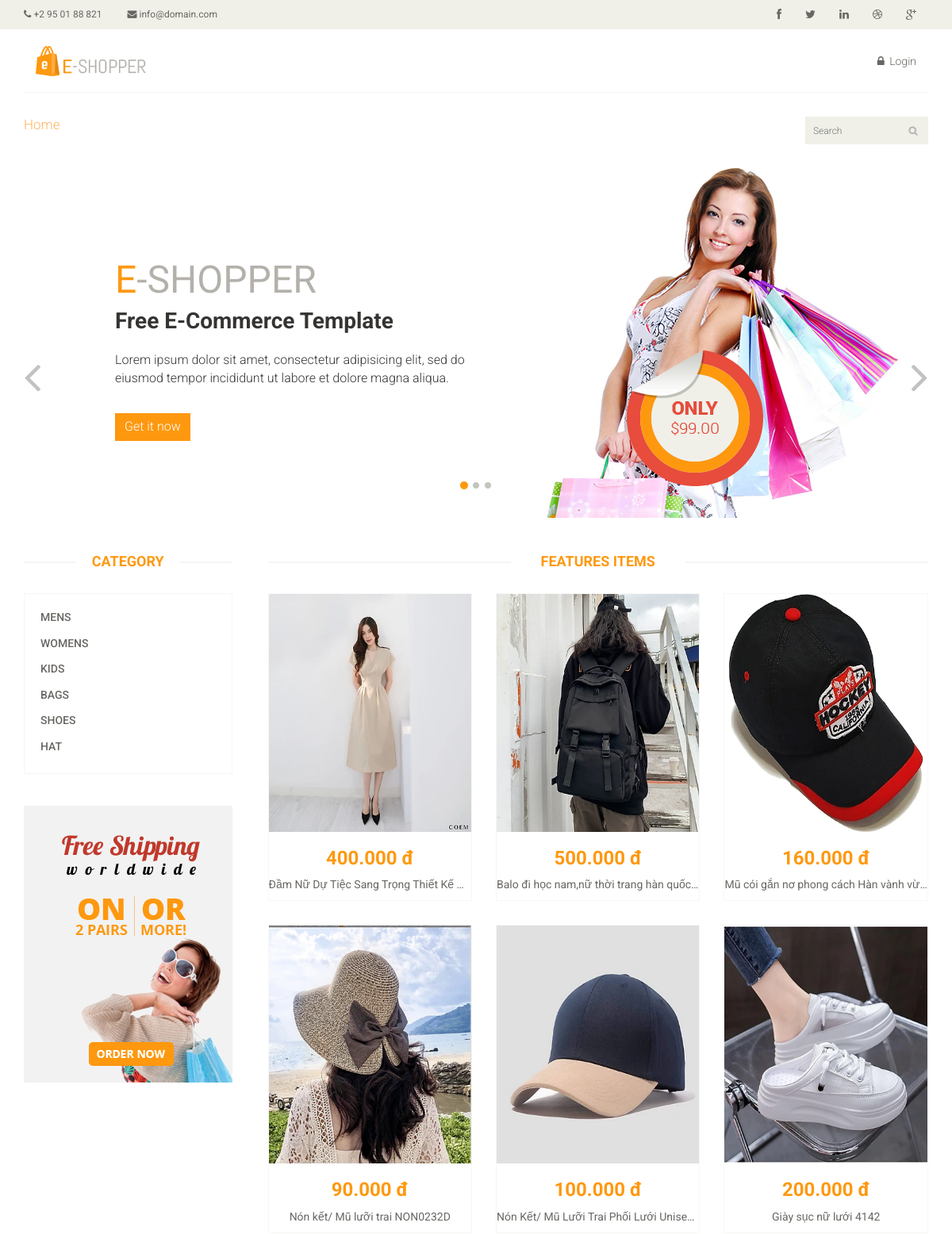
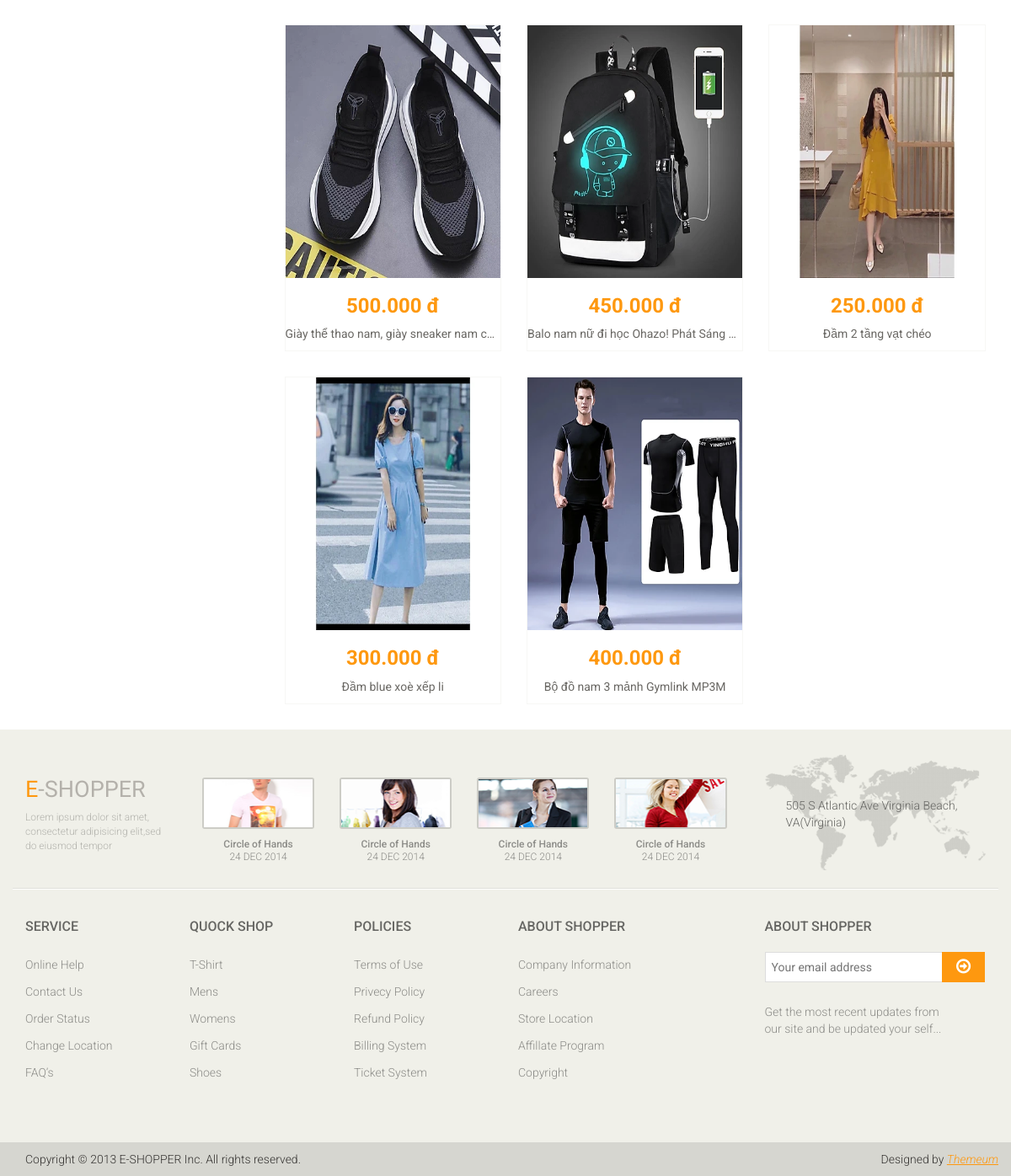
Screenshot of /products/ with the database file from the repository (2 pictures, top to bottom).
### products/models.py (models this page shows, shortened)
class Category(models.Model):
    name =models.CharField(max_length=30)
    description = models.TextField(null=True, blank=True)

class Product(models.Model):
    img = models.ImageField(null=True,upload_to='product')
    name =models.CharField(max_length=50)
    description = models.TextField(null=True, blank=True,max_length=1000)
    price =models.FloatField()
    quantity =models.IntegerField(null=True)
    category = models.ForeignKey(Category, on_delete=models.CASCADE)
    discount =models.IntegerField(null=True, default=0)
    size = models.CharField(max_length=100, null=True)
    updated = models.DateTimeField(auto_now=True)
    created = models.DateTimeField(auto_now_add=True)
    class Meta:
        ordering = ['-updated', '-created']

### products/views.py (the view)
# urls.py: path('', views.list, name="home-product"),
def list(request, category_id=None):
    if (category_id == None):
        products = Product.objects.all()
    else:
        products = Product.objects.filter( category_id =category_id)
    category = Category.objects.all()
    context = {'product': products, 'category': category}
    return render(request, 'products/index.html', context)

### templates/products/index.html (shortened to what this page needs)
{% extends "base.html" %}
{% load static %}
{% block content %}
{%if user.is_staff %}
{%else%}
<section id="slider">
	<div class="container">
		<div class="row">
			<div class="col-sm-12">
				<div id="slider-carousel" class="carousel slide" data-ride="carousel">
					<ol class="carousel-indicators">
						<li data-target="#slider-carousel" data-slide-to="0" class="active"></li>
						<li data-target="#slider-carousel" data-slide-to="1"></li>
						<li data-target="#slider-carousel" data-slide-to="2"></li>
					</ol>
					<div class="carousel-inner">
						<div class="item active">
							<div class="col-sm-6">
								<h1><span>E</span>-SHOPPER</h1>
								<h2>Free E-Commerce Template</h2>
								<p>Lorem ipsum dolor sit amet, consectetur adipisicing elit, sed do eiusmod tempor incididunt ut labore et dolore magna aliqua. </p>
								<button type="button" class="btn btn-default get">Get it now</button>
							</div>
							<div class="col-sm-6">
								<img src="{% static '/images/home/girl1.jpg' %}" class="girl img-responsive" alt="" />
								<img src="{% static '/images/home/pricing.png' %}"  class="pricing" alt="" />
							</div>
						</div>
					</div>
					<a href="#slider-carousel" class="left control-carousel hidden-xs" data-slide="prev">
						<i class="fa fa-angle-left"></i>
					</a>
					<a href="#slider-carousel" class="right control-carousel hidden-xs" data-slide="next">
						<i class="fa fa-angle-right"></i>
					</a>
				</div>
			</div>
		</div>
	</div>
</section>
{%endif%}
<section>
	<div class="container">
		<div class="row">
			<div class="col-sm-3">
				<div class="left-sidebar">
					<h2>Category</h2>
					<div class="panel-group category-products" id="accordian">
						{% for cago in category %}
						<div class="panel panel-default">
							<div class="panel-heading">
								<h4 class="panel-title"><a href="/products/category/{{cago.id}}">{{cago.name}}</a></h4>
							</div>
						</div>
						{% endfor %}
					</div>
					<div class="shipping text-center">
						<img src="{% static '/images/home/shipping.jpg' %}" alt="" />
					</div>
				</div>
			</div>
			<div class="col-sm-9 padding-right">
				<div class="features_items">
					{%if user.is_staff %}
					<div class="title text-center  ">
						<a class="btn btn-default add-to-cart" href="/products/create-product/"  >ADD PRODUCT</a>
					</div>
					{%else%}
						<h2 class="title text-center">Features Items</h2>
					{%endif%}
					{% for pro in product %}
					<div class="col-sm-4">
						<div class="product-image-wrapper">
							<div class="single-products">
									<div class="productinfo text-center" >
										<img style=" height: 300px" src="{{pro.img.url}}" />
										<h2>{{pro.price|floatformat:3}} đ</h2>
										<p style ="white-space: nowrap; overflow: hidden; text-overflow: ellipsis;">{{pro.name}}</p>
									</div>
									<div class="product-overlay">
										<div class="overlay-content">
										</div>
									</div>
							</div>
						</div>
					</div>
					{% endfor %}
				</div>
			</div>
		</div>
	</div>
</section>
{% endblock %}

### templates/base.html (shortened to what this page needs)
<!DOCTYPE html>
{% load static %}
<html lang="en">
<head>
    <link href="{% static 'css/bootstrap.min.css' %}" rel="stylesheet">
    <link href="{% static 'css/font-awesome.min.css' %}" rel="stylesheet">
    <link href="{% static 'css/prettyPhoto.css' %}" rel="stylesheet">
    <link href="{% static 'css/price-range.css' %}" rel="stylesheet">
    <link href="{% static 'css/animate.css' %}" rel="stylesheet">
	<link href="{% static 'css/main.css' %}" rel="stylesheet">
	<link href="{% static 'css/responsive.css' %}" rel="stylesheet">
</head>
<body>
    <header id="header">
		<div class="header_top">
			<div class="container">
				<div class="row">
					<div class="col-sm-6">
						<div class="contactinfo">
							<ul class="nav nav-pills">
								<li><a href="#"><i class="fa fa-phone"></i> +2 95 01 88 821</a></li>
								<li><a href="#"><i class="fa fa-envelope"></i> info@domain.com</a></li>
							</ul>
						</div>
					</div>
					<div class="col-sm-6">
						<div class="social-icons pull-right">
							<ul class="nav navbar-nav">
								<li><a href="#"><i class="fa fa-facebook"></i></a></li>
								<li><a href="#"><i class="fa fa-twitter"></i></a></li>
								<li><a href="#"><i class="fa fa-linkedin"></i></a></li>
								<li><a href="#"><i class="fa fa-dribbble"></i></a></li>
								<li><a href="#"><i class="fa fa-google-plus"></i></a></li>
							</ul>
						</div>
					</div>
				</div>
			</div>
		</div>
		<div class="header-middle">
			<div class="container">
				<div class="row">
					<div class="col-md-4 clearfix">
						<div class="logo pull-left">
							<a href="/products"><img src="{% static '/images/home/logo.png' %}" alt="" /></a>
						</div>
					</div>
					<div class="col-md-8 clearfix">
						<div class="shop-menu clearfix pull-right">
							<ul class="nav navbar-nav">
								{%if user.username %}
									{%if user.is_staff %}
									<li> <a href=""><i class="fa fa-user"></i>{{user.username}}</a></li>
									<li> <a href="/logout"><i class="fa fa-lock"></i> Logout</a></li>
									{%else%}
									<li><a href="/orders/cart"><i class="fa fa-shopping-cart"></i> Cart</a></li>
									<li> <a href="/profile"><i class="fa fa-user"></i>{{user.username}}</a></li>
									<li> <a href="/logout"><i class="fa fa-lock"></i> Logout</a></li>
									{%endif%}
								{%else%}
								<li><a href="../"><i class="fa fa-lock"></i> Login</a></li>
								{%endif%}
							</ul>
						</div>
					</div>
				</div>
			</div>
		</div>
		<div class="header-bottom">
			<div class="container">
				<div class="row">
					<div class="col-sm-9">
						<div class="mainmenu pull-left">
							<ul class="nav navbar-nav collapse navbar-collapse">
								<li><a href="/products" class="active">Home</a></li>
							</ul>
						</div>
					</div>
					<div class="col-sm-3">
						<div class="search_box pull-right">
							<form action='/search/' method='GET' >
								<input type="text" name='q' placeholder="Search"/>
							</form>
						</div>
					</div>
				</div>
			</div>
		</div>
	</header>
    {% block content %}
    {% endblock %}
    <footer id="footer">
		<div class="footer-top">
			<div class="container">
				<div class="row">
					<div class="col-sm-2">
						<div class="companyinfo">
							<h2><span>e</span>-shopper</h2>
							<p>Lorem ipsum dolor sit amet, consectetur adipisicing elit,sed do eiusmod tempor</p>
						</div>
					</div>
					<div class="col-sm-7">
						<div class="col-sm-3">
							<div class="video-gallery text-center">
								<a href="#">
									<div class="iframe-img">
										<img src="{% static 'images/home/iframe1.png' %}" alt="" />
									</div>
								</a>
								<p>Circle of Hands</p>
								<h2>24 DEC 2014</h2>
							</div>
						</div>
						<div class="col-sm-3">
							<div class="video-gallery text-center">
								<a href="#">
									<div class="iframe-img">
										<img src="{% static 'images/home/iframe2.png' %}" alt="" />
									</div>
								</a>
								<p>Circle of Hands</p>
								<h2>24 DEC 2014</h2>
							</div>
						</div>
						<div class="col-sm-3">
							<div class="video-gallery text-center">
								<a href="#">
									<div class="iframe-img">
										<img src="{% static 'images/home/iframe3.png' %}" alt="" />
									</div>
								</a>
								<p>Circle of Hands</p>
								<h2>24 DEC 2014</h2>
							</div>
						</div>
						<div class="col-sm-3">
							<div class="video-gallery text-center">
								<a href="#">
									<div class="iframe-img">
										<img src="{% static 'images/home/iframe4.png' %}" alt="" />
									</div>
								</a>
								<p>Circle of Hands</p>
								<h2>24 DEC 2014</h2>
							</div>
						</div>
					</div>
					<div class="col-sm-3">
						<div class="address">
							<img src="{% static 'images/home/map.png' %}" alt="" />
							<p>505 S Atlantic Ave Virginia Beach, VA(Virginia)</p>
						</div>
					</div>
				</div>
			</div>
		</div>
		<div class="footer-widget">
			<div class="container">
				<div class="row">
					<div class="col-sm-2">
						<div class="single-widget">
							<h2>Service</h2>
							<ul class="nav nav-pills nav-stacked">
								<li><a href="#">Online Help</a></li>
								<li><a href="#">Contact Us</a></li>
								<li><a href="#">Order Status</a></li>
								<li><a href="#">Change Location</a></li>
								<li><a href="#">FAQ’s</a></li>
							</ul>
						</div>
					</div>
					<div class="col-sm-2">
						<div class="single-widget">
							<h2>Quock Shop</h2>
							<ul class="nav nav-pills nav-stacked">
								<li><a href="#">T-Shirt</a></li>
								<li><a href="#">Mens</a></li>
								<li><a href="#">Womens</a></li>
								<li><a href="#">Gift Cards</a></li>
								<li><a href="#">Shoes</a></li>
							</ul>
						</div>
					</div>
					<div class="col-sm-2">
						<div class="single-widget">
							<h2>Policies</h2>
							<ul class="nav nav-pills nav-stacked">
								<li><a href="#">Terms of Use</a></li>
								<li><a href="#">Privecy Policy</a></li>
								<li><a href="#">Refund Policy</a></li>
								<li><a href="#">Billing System</a></li>
								<li><a href="#">Ticket System</a></li>
							</ul>
						</div>
					</div>
					<div class="col-sm-2">
						<div class="single-widget">
							<h2>About Shopper</h2>
							<ul class="nav nav-pills nav-stacked">
								<li><a href="#">Company Information</a></li>
								<li><a href="#">Careers</a></li>
								<li><a href="#">Store Location</a></li>
								<li><a href="#">Affillate Program</a></li>
								<li><a href="#">Copyright</a></li>
							</ul>
						</div>
					</div>
					<div class="col-sm-3 col-sm-offset-1">
						<div class="single-widget">
							<h2>About Shopper</h2>
							<form action="#" class="searchform">
								<input type="text" placeholder="Your email address" />
								<button type="submit" class="btn btn-default"><i class="fa fa-arrow-circle-o-right"></i></button>
								<p>Get the most recent updates from <br />our site and be updated your self...</p>
							</form>
						</div>
					</div>
				</div>
			</div>
		</div>
		<div class="footer-bottom">
			<div class="container">
				<div class="row">
					<p class="pull-left">Copyright © 2013 E-SHOPPER Inc. All rights reserved.</p>
					<p class="pull-right">Designed by <span><a target="_blank" href="http://www.themeum.com">Themeum</a></span></p>
				</div>
			</div>
		</div>
	</footer>
</body>
</html>

### rows the page displays
Category: name "MENS"
Category: name "WOMENS"
Category: name "KIDS"
Category: name "BAGS"
Category: name "SHOES"
Category: name "HAT"
Product: img (picture), price "400.000", name "Đầm Nữ Dự Tiệc Sang Trọng Thiết Kế…"
Product: img (picture), price "500.000", name "Balo đi học nam,nữ thời trang hàn quốc…"
Product: img (picture), price "160.000", name "Mũ cói gắn nơ phong cách Hàn vành v…"
Product: img (picture), price "90.000", name "Nón kết/ Mũ lưỡi trai NON0232D"
Product: img (picture), price "100.000", name "Nón Kết/ Mũ Lưỡi Trai Phối Lưới Unise…"
Product: img (picture), price "200.000", name "Giày sục nữ lưới 4142"
Product: img (picture), price "500.000", name "Giày thể thao nam, giày sneaker nam c…"
Product: img (picture), price "450.000", name "Balo nam nữ đi học Ohazo! Phát Sáng…"
Product: img (picture), price "250.000", name "Đầm 2 tầng vạt chéo"
Product: img (picture), price "300.000", name "Đầm blue xoè xếp li"
Product: img (picture), price "400.000", name "Bộ đồ nam 3 mảnh Gymlink MP3M"
